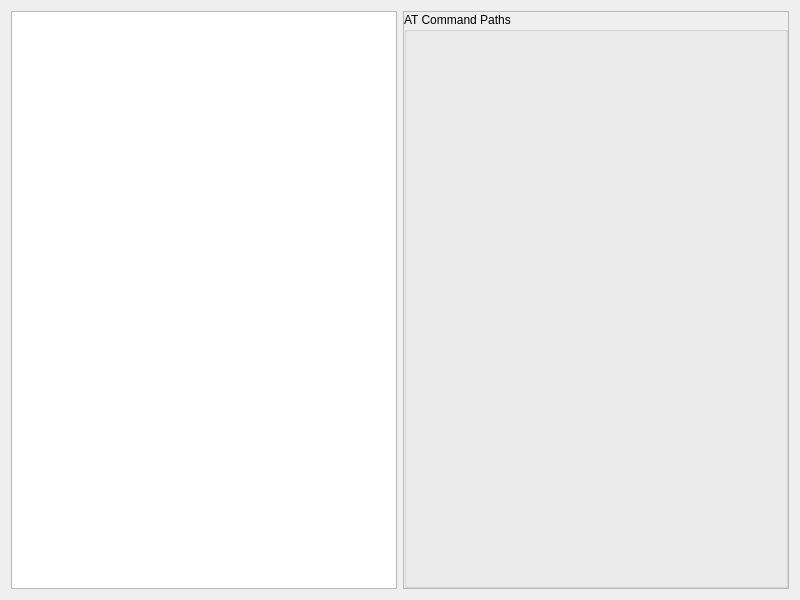
<?xml version="1.0" encoding="UTF-8"?>
<ui version="4.0">
 <class>ATCommandPage</class>
 <widget class="QWidget" name="ATCommandPage">
  <property name="geometry">
   <rect>
    <x>0</x>
    <y>0</y>
    <width>800</width>
    <height>600</height>
   </rect>
  </property>
  <property name="windowTitle">
   <string>AT Command Editor</string>
  </property>
  <layout class="QVBoxLayout" name="mainLayout">
   <!-- 主编辑区 -->
   <item>
    <layout class="QHBoxLayout" name="contentLayout">
     <!-- 中间编辑区 -->
     <item>
      <widget class="QTextEdit" name="commandTextEdit">
       <property name="objectName">
        <string>text_input_layout_2</string>
       </property>
       <property name="acceptRichText">
        <bool>false</bool>
       </property>
       <property name="lineWrapMode">
        <enum>QTextEdit::WidgetWidth</enum>
       </property>
      </widget>
     </item>
     <!-- 右侧路径选择区 -->
     <item>
      <widget class="QScrollArea" name="pathScrollArea">
       <property name="objectName">
        <string>pathScrollArea</string>
       </property>
       <property name="widgetResizable">
        <bool>true</bool>
        </property>
       <property name="verticalScrollBarPolicy">
        <enum>Qt::ScrollBarAsNeeded</enum>
       </property>
       <property name="horizontalScrollBarPolicy">
        <enum>Qt::ScrollBarAlwaysOff</enum>
       </property>
       <widget class="QGroupBox" name="pathGroupBox">
        <property name="title">
         <string>AT Command Paths</string>
        </property>
        <layout class="QGridLayout" name="pathGridLayout">
         <property name="leftMargin">
          <number>5</number>
         </property>
         <property name="topMargin">
          <number>5</number>
         </property>
         <property name="rightMargin">
          <number>5</number>
         </property>
         <property name="bottomMargin">
          <number>5</number>
         </property>
        </layout>
       </widget>
      </widget>
     </item>
    </layout>
   </item>
  </layout>
 </widget>
 <resources>
  <include location="../../resources/resources.qrc"/>
 </resources>
 <connections/>
</ui>
